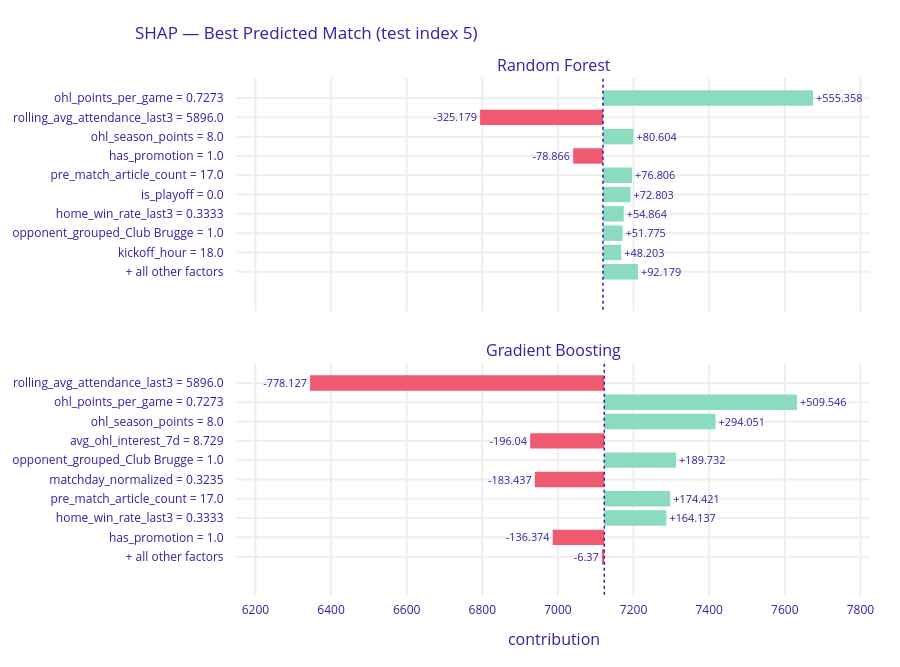

Write notebook code for a chart like this one.
### Markdown cell above
## 8. SHAP Values (Local)

Model-agnostic Shapley value estimates for the two tree-based models (RF and GB).
Each bar shows the average contribution of a feature across random orderings (`B=25` Monte Carlo samples).

### Code cell
# SHAP — best predicted match
shap_rf_best = exp_rf.predict_parts(obs_best, type='shap', B=25)
shap_gb_best = exp_gb.predict_parts(obs_best, type='shap', B=25)

shap_rf_best.plot(
    objects=[shap_gb_best],
    title=f'SHAP — Best Predicted Match (test index {best_idx})'
)

### Figure 1 — Plotly figure (JSON) as saved in the notebook; plotly's stock layout.template omitted (floating-point values rounded to 4 significant figures)
{"data": [{"base": 7119.0, "hoverinfo": "text", "hoverlabel": {"bgcolor": "rgba(0,0,0,0.8)"}, "hovertext": ["Average response: 7119.266<br>Prediction: 7747.811<br>ohl_points_per_game = 0.7273<br>increases average response <br>by 555.358", "Average response: 7119.266<br>Prediction: 7747.811<br>rolling_avg_attendance_last3 = 5896.0<br>decreases average response <br>by 325.179", "Average response: 7119.266<br>Prediction: 7747.811<br>ohl_season_points = 8.0<br>increases average response <br>by 80.604", "Average response: 7119.266<br>Prediction: 7747.811<br>has_promotion = 1.0<br>decreases average response <br>by 78.866", "Average response: 7119.266<br>Prediction: 7747.811<br>pre_match_article_count = 17.0<br>increases average response <br>by 76.806", "Average response: 7119.266<br>Prediction: 7747.811<br>is_playoff = 0.0<br>increases average response <br>by 72.803", "Average response: 7119.266<br>Prediction: 7747.811<br>home_win_rate_last3 = 0.3333<br>increases average response <br>by 54.864", "Average response: 7119.266<br>Prediction: 7747.811<br>opponent_grouped_Club Brugge = 1.0<br>increases average response <br>by 51.775", "Average response: 7119.266<br>Prediction: 7747.811<br>kickoff_hour = 18.0<br>increases average response <br>by 48.203", "Average response: 7119.266<br>Prediction: 7747.811<br>+ all other factors<br>increases average response <br>by 92.179"], "marker": {"color": ["#8bdcbe", "#f05a71", "#8bdcbe", "#f05a71", "#8bdcbe", "#8bdcbe", "#8bdcbe", "#8bdcbe", "#8bdcbe", "#8bdcbe"]}, "orientation": "h", "showlegend": false, "text": ["+555.358", "-325.179", "+80.604", "-78.866", "+76.806", "+72.803", "+54.864", "+51.775", "+48.203", "+92.179"], "textposition": "outside", "type": "bar", "x": [555.4, -325.2, 80.6, -78.87, 76.81, 72.8, 54.86, 51.77, 48.2, 92.18], "xaxis": "x", "y": ["ohl_points_per_game = 0.7273", "rolling_avg_attendance_last3 = 5896.0", "ohl_season_points = 8.0", "has_promotion = 1.0", "pre_match_article_count = 17.0", "is_playoff = 0.0", "home_win_rate_last3 = 0.3333", "opponent_grouped_Club Brugge = 1.0", "kickoff_hour = 18.0", "+ all other factors"], "yaxis": "y"}, {"base": 7123.0, "hoverinfo": "text", "hoverlabel": {"bgcolor": "rgba(0,0,0,0.8)"}, "hovertext": ["Average response: 7122.649<br>Prediction: 7154.188<br>rolling_avg_attendance_last3 = 5896.0<br>decreases average response <br>by 778.127", "Average response: 7122.649<br>Prediction: 7154.188<br>ohl_points_per_game = 0.7273<br>increases average response <br>by 509.546", "Average response: 7122.649<br>Prediction: 7154.188<br>ohl_season_points = 8.0<br>increases average response <br>by 294.051", "Average response: 7122.649<br>Prediction: 7154.188<br>avg_ohl_interest_7d = 8.729<br>decreases average response <br>by 196.04", "Average response: 7122.649<br>Prediction: 7154.188<br>opponent_grouped_Club Brugge = 1.0<br>increases average response <br>by 189.732", "Average response: 7122.649<br>Prediction: 7154.188<br>matchday_normalized = 0.3235<br>decreases average response <br>by 183.437", "Average response: 7122.649<br>Prediction: 7154.188<br>pre_match_article_count = 17.0<br>increases average response <br>by 174.421", "Average response: 7122.649<br>Prediction: 7154.188<br>home_win_rate_last3 = 0.3333<br>increases average response <br>by 164.137", "Average response: 7122.649<br>Prediction: 7154.188<br>has_promotion = 1.0<br>decreases average response <br>by 136.374", "Average response: 7122.649<br>Prediction: 7154.188<br>+ all other factors<br>decreases average response <br>by 6.37"], "marker": {"color": ["#f05a71", "#8bdcbe", "#8bdcbe", "#f05a71", "#8bdcbe", "#f05a71", "#8bdcbe", "#8bdcbe", "#f05a71", "#f05a71"]}, "orientation": "h", "showlegend": false, "text": ["-778.127", "+509.546", "+294.051", "-196.04", "+189.732", "-183.437", "+174.421", "+164.137", "-136.374", "-6.37"], "textposition": "outside", "type": "bar", "x": [-778.1, 509.5, 294.1, -196.0, 189.7, -183.4, 174.4, 164.1, -136.4, -6.37], "xaxis": "x2", "y": ["rolling_avg_attendance_last3 = 5896.0", "ohl_points_per_game = 0.7273", "ohl_season_points = 8.0", "avg_ohl_interest_7d = 8.729", "opponent_grouped_Club Brugge = 1.0", "matchday_normalized = 0.3235", "pre_match_article_count = 17.0", "home_win_rate_last3 = 0.3333", "has_promotion = 1.0", "+ all other factors"], "yaxis": "y2"}], "layout": {"annotations": [{"font": {"size": 16}, "showarrow": false, "text": "Random Forest", "x": 0.5, "xanchor": "center", "xref": "paper", "y": 1, "yanchor": "bottom", "yref": "paper"}, {"font": {"size": 16}, "showarrow": false, "text": "Gradient Boosting", "x": 0.5, "xanchor": "center", "xref": "paper", "y": 0.45, "yanchor": "bottom", "yref": "paper"}, {"font": {"size": 16}, "showarrow": false, "text": "contribution", "x": 0.5, "xanchor": "center", "xref": "paper", "y": 0, "yanchor": "top", "yref": "paper", "yshift": -30}], "font": {"color": "#371ea3"}, "height": 667, "margin": {"b": 71, "r": 30, "t": 78}, "shapes": [{"line": {"color": "#371ea3", "dash": "dot", "width": 1.5}, "type": "line", "x0": 7119.0, "x1": 7119.0, "xref": "x", "y0": -1, "y1": 11, "yref": "y"}, {"line": {"color": "#371ea3", "dash": "dot", "width": 1.5}, "type": "line", "x0": 7123.0, "x1": 7123.0, "xref": "x2", "y0": -1, "y1": 11, "yref": "y2"}], "title": {"text": "SHAP — Best Predicted Match (test index 5)", "x": 0.15}, "xaxis": {"anchor": "y", "automargin": true, "domain": [0, 1], "fixedrange": true, "gridwidth": 2, "matches": "x2", "range": [6151.0, 7825.0], "showticklabels": false, "tickcolor": "white", "ticklen": 3, "ticks": "outside", "type": "linear", "zeroline": false}, "xaxis2": {"anchor": "y2", "automargin": true, "domain": [0, 1], "fixedrange": true, "gridwidth": 2, "range": [6151.0, 7825.0], "tickcolor": "white", "ticklen": 3, "ticks": "outside", "type": "linear", "zeroline": false}, "yaxis": {"anchor": "x", "automargin": true, "autorange": "reversed", "domain": [0.55, 1], "fixedrange": true, "gridwidth": 2, "tickcolor": "white", "ticklen": 10, "ticks": "outside", "type": "category"}, "yaxis2": {"anchor": "x2", "automargin": true, "autorange": "reversed", "domain": [0, 0.45], "fixedrange": true, "gridwidth": 2, "tickcolor": "white", "ticklen": 10, "ticks": "outside", "type": "category"}}}
